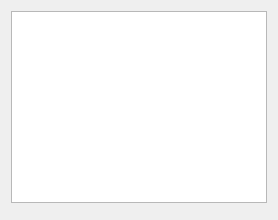
<?xml version="1.0" encoding="UTF-8"?>
<ui version="4.0">
 <class>DialogWordStatistics</class>
 <widget class="QDialog" name="DialogWordStatistics">
  <property name="windowModality">
   <enum>Qt::WindowModal</enum>
  </property>
  <property name="windowTitle">
   <string>Word Statistics</string>
  </property>
  <layout class="QVBoxLayout" name="verticalLayout">
   <item>
    <widget class="QTableView" name="tableView">
     <property name="alternatingRowColors">
      <bool>true</bool>
     </property>
     <property name="selectionMode">
      <enum>QAbstractItemView::SingleSelection</enum>
     </property>
     <property name="selectionBehavior">
      <enum>QAbstractItemView::SelectRows</enum>
     </property>
     <attribute name="verticalHeaderMinimumSectionSize">
      <number>50</number>
     </attribute>
    </widget>
   </item>
   <item>
    <widget class="QDialogButtonBox" name="buttonBox">
     <property name="orientation">
      <enum>Qt::Horizontal</enum>
     </property>
    </widget>
   </item>
  </layout>
 </widget>
 <resources/>
 <connections>
  <connection>
   <sender>buttonBox</sender>
   <signal>accepted()</signal>
   <receiver>DialogWordStatistics</receiver>
   <slot>accept()</slot>
   <hints>
    <hint type="sourcelabel">
     <x>248</x>
     <y>254</y>
    </hint>
    <hint type="destinationlabel">
     <x>157</x>
     <y>274</y>
    </hint>
   </hints>
  </connection>
  <connection>
   <sender>buttonBox</sender>
   <signal>rejected()</signal>
   <receiver>DialogWordStatistics</receiver>
   <slot>reject()</slot>
   <hints>
    <hint type="sourcelabel">
     <x>316</x>
     <y>260</y>
    </hint>
    <hint type="destinationlabel">
     <x>286</x>
     <y>274</y>
    </hint>
   </hints>
  </connection>
 </connections>
</ui>
